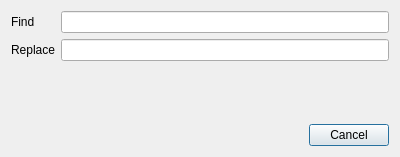
<?xml version="1.0" encoding="UTF-8"?>
<ui version="4.0">
 <class>FindAndReplace</class>
 <widget class="QDialog" name="FindAndReplace">
  <property name="geometry">
   <rect>
    <x>0</x>
    <y>0</y>
    <width>400</width>
    <height>157</height>
   </rect>
  </property>
  <property name="windowTitle">
   <string>Dialog</string>
  </property>
  <layout class="QVBoxLayout" name="verticalLayout_3">
   <item>
    <layout class="QHBoxLayout" name="horizontalLayout">
     <item>
      <layout class="QVBoxLayout" name="verticalLayout">
       <item>
        <widget class="QLabel" name="label">
         <property name="text">
          <string>Find</string>
         </property>
        </widget>
       </item>
       <item>
        <widget class="QLabel" name="label_2">
         <property name="text">
          <string>Replace</string>
         </property>
        </widget>
       </item>
      </layout>
     </item>
     <item>
      <layout class="QVBoxLayout" name="verticalLayout_2">
       <item>
        <widget class="QLineEdit" name="txtToFind"/>
       </item>
       <item>
        <widget class="QLineEdit" name="txtToReplace"/>
       </item>
      </layout>
     </item>
    </layout>
   </item>
   <item>
    <spacer name="verticalSpacer">
     <property name="orientation">
      <enum>Qt::Vertical</enum>
     </property>
     <property name="sizeHint" stdset="0">
      <size>
       <width>20</width>
       <height>39</height>
      </size>
     </property>
    </spacer>
   </item>
   <item>
    <widget class="QDialogButtonBox" name="buttonBox">
     <property name="orientation">
      <enum>Qt::Horizontal</enum>
     </property>
     <property name="standardButtons">
      <set>QDialogButtonBox::Cancel</set>
     </property>
    </widget>
   </item>
  </layout>
 </widget>
 <resources/>
 <connections>
  <connection>
   <sender>buttonBox</sender>
   <signal>accepted()</signal>
   <receiver>FindAndReplace</receiver>
   <slot>accept()</slot>
   <hints>
    <hint type="sourcelabel">
     <x>227</x>
     <y>137</y>
    </hint>
    <hint type="destinationlabel">
     <x>157</x>
     <y>156</y>
    </hint>
   </hints>
  </connection>
  <connection>
   <sender>buttonBox</sender>
   <signal>rejected()</signal>
   <receiver>FindAndReplace</receiver>
   <slot>reject()</slot>
   <hints>
    <hint type="sourcelabel">
     <x>295</x>
     <y>143</y>
    </hint>
    <hint type="destinationlabel">
     <x>286</x>
     <y>156</y>
    </hint>
   </hints>
  </connection>
 </connections>
</ui>
